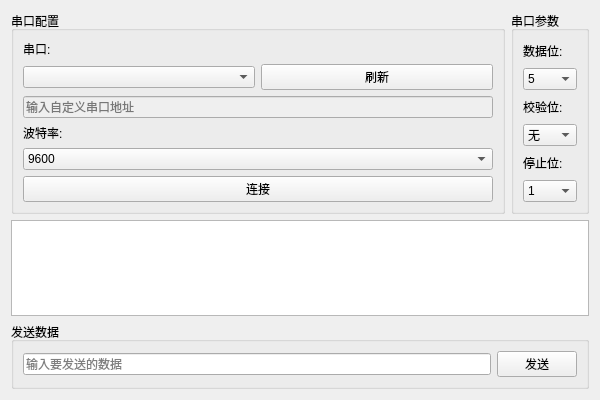
<?xml version="1.0" encoding="UTF-8"?>
<ui version="4.0">
 <class>UartPlugin</class>
 <widget class="QWidget" name="UartPlugin">
  <property name="geometry">
   <rect>
    <x>0</x>
    <y>0</y>
    <width>600</width>
    <height>400</height>
   </rect>
  </property>
  <property name="minimumSize">
   <size>
    <width>600</width>
    <height>400</height>
   </size>
  </property>
  <layout class="QVBoxLayout" name="mainLayout">
   <item>
    <layout class="QHBoxLayout" name="configLayout">
     <item>
      <widget class="QGroupBox" name="leftConfigGroup">
       <property name="title">
        <string>串口配置</string>
       </property>
       <layout class="QVBoxLayout" name="leftLayout">
        <item>
         <layout class="QVBoxLayout" name="portLayout">
          <item>
           <widget class="QLabel" name="portLabel">
            <property name="text">
             <string>串口:</string>
            </property>
           </widget>
          </item>
          <item>
           <layout class="QHBoxLayout" name="comboLayout">
            <item>
             <widget class="QComboBox" name="portCombo"/>
            </item>
            <item>
             <widget class="QPushButton" name="refreshButton">
              <property name="text">
               <string>刷新</string>
              </property>
             </widget>
            </item>
           </layout>
          </item>
          <item>
           <widget class="QLineEdit" name="manualPortInput">
            <property name="enabled">
             <bool>false</bool>
            </property>
            <property name="placeholderText">
             <string>输入自定义串口地址</string>
            </property>
           </widget>
          </item>
         </layout>
        </item>
        <item>
         <layout class="QVBoxLayout" name="baudLayout">
          <item>
           <widget class="QLabel" name="baudLabel">
            <property name="text">
             <string>波特率:</string>
            </property>
           </widget>
          </item>
          <item>
           <widget class="QComboBox" name="baudCombo">
            <item>
             <property name="text">
              <string>9600</string>
             </property>
            </item>
            <item>
             <property name="text">
              <string>115200</string>
             </property>
            </item>
            <item>
             <property name="text">
              <string>57600</string>
             </property>
            </item>
            <item>
             <property name="text">
              <string>38400</string>
             </property>
            </item>
            <item>
             <property name="text">
              <string>19200</string>
             </property>
            </item>
           </widget>
          </item>
         </layout>
        </item>
        <item>
         <widget class="QPushButton" name="connectButton">
          <property name="text">
           <string>连接</string>
          </property>
         </widget>
        </item>
       </layout>
      </widget>
     </item>
     <item>
      <widget class="QGroupBox" name="rightParamsGroup">
       <property name="title">
        <string>串口参数</string>
       </property>
       <layout class="QVBoxLayout" name="rightLayout">
        <item>
         <layout class="QVBoxLayout" name="dataBitsLayout">
          <item>
           <widget class="QLabel" name="dataBitsLabel">
            <property name="text">
             <string>数据位:</string>
            </property>
           </widget>
          </item>
          <item>
           <widget class="QComboBox" name="dataBitsCombo">
            <item>
             <property name="text">
              <string>5</string>
             </property>
            </item>
            <item>
             <property name="text">
              <string>6</string>
             </property>
            </item>
            <item>
             <property name="text">
              <string>7</string>
             </property>
            </item>
            <item>
             <property name="text">
              <string>8</string>
             </property>
            </item>
           </widget>
          </item>
         </layout>
        </item>
        <item>
         <layout class="QVBoxLayout" name="parityLayout">
          <item>
           <widget class="QLabel" name="parityLabel">
            <property name="text">
             <string>校验位:</string>
            </property>
           </widget>
          </item>
          <item>
           <widget class="QComboBox" name="parityCombo">
            <item>
             <property name="text">
              <string>无</string>
             </property>
            </item>
            <item>
             <property name="text">
              <string>奇</string>
             </property>
            </item>
            <item>
             <property name="text">
              <string>偶</string>
             </property>
            </item>
            <item>
             <property name="text">
              <string>标记</string>
             </property>
            </item>
            <item>
             <property name="text">
              <string>空格</string>
             </property>
            </item>
           </widget>
          </item>
         </layout>
        </item>
        <item>
         <layout class="QVBoxLayout" name="stopBitsLayout">
          <item>
           <widget class="QLabel" name="stopBitsLabel">
            <property name="text">
             <string>停止位:</string>
            </property>
           </widget>
          </item>
          <item>
           <widget class="QComboBox" name="stopBitsCombo">
            <item>
             <property name="text">
              <string>1</string>
             </property>
            </item>
            <item>
             <property name="text">
              <string>1.5</string>
             </property>
            </item>
            <item>
             <property name="text">
              <string>2</string>
             </property>
            </item>
           </widget>
          </item>
         </layout>
        </item>
       </layout>
      </widget>
     </item>
    </layout>
   </item>
   <item>
    <widget class="QTextEdit" name="dataDisplay">
     <property name="readOnly">
      <bool>true</bool>
     </property>
    </widget>
   </item>
   <item>
    <widget class="QGroupBox" name="sendGroup">
     <property name="title">
      <string>发送数据</string>
     </property>
     <layout class="QHBoxLayout" name="sendLayout">
      <item>
       <widget class="QLineEdit" name="sendInput">
        <property name="placeholderText">
         <string>输入要发送的数据</string>
        </property>
       </widget>
      </item>
      <item>
       <widget class="QPushButton" name="sendButton">
        <property name="text">
         <string>发送</string>
        </property>
       </widget>
      </item>
     </layout>
    </widget>
   </item>
  </layout>
 </widget>
 <resources/>
 <connections/>
</ui>
